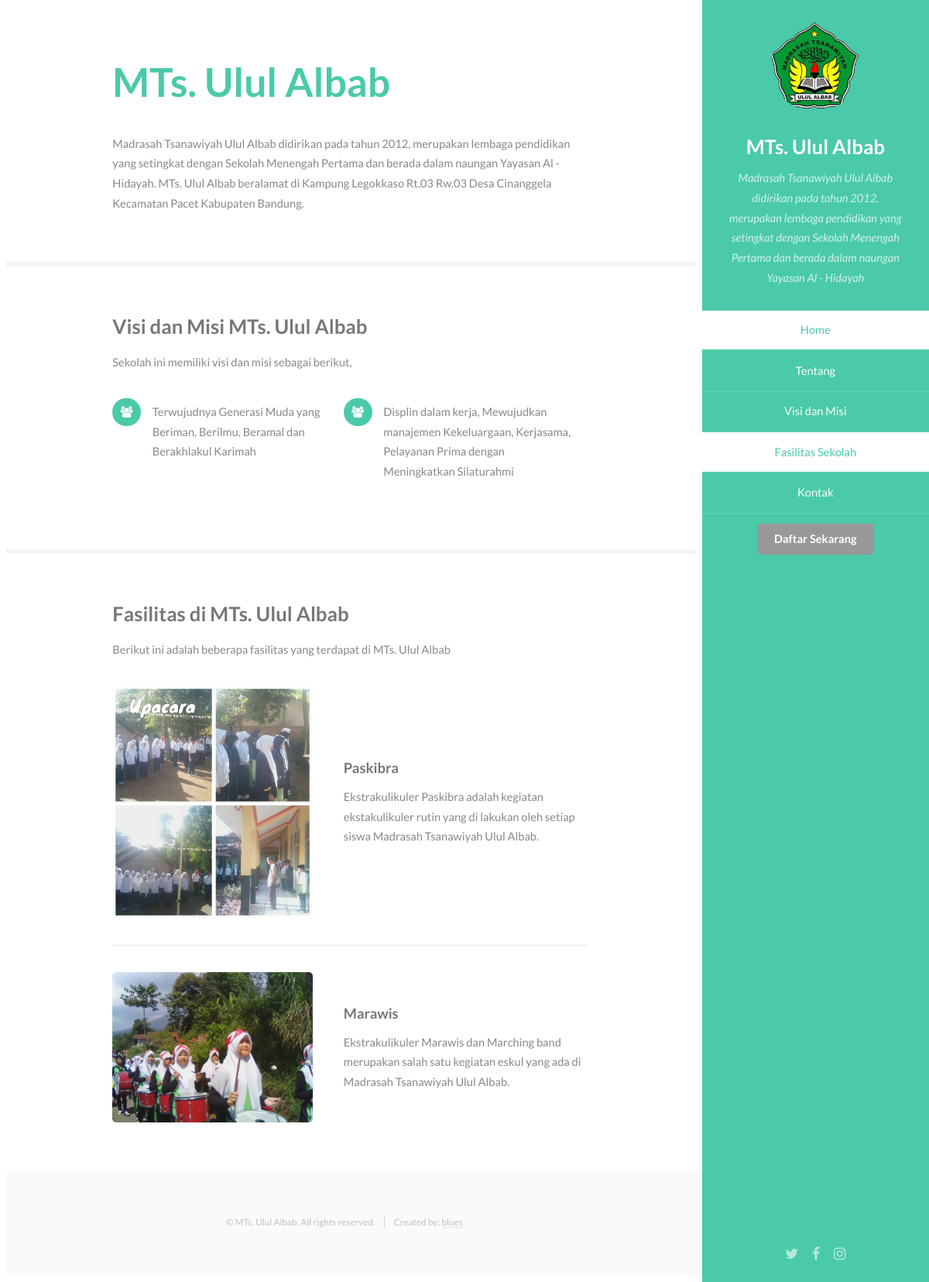
The page / on the database its author committed.
### tables this page shows
CREATE TABLE `tpdb_web_head` (
  `id` int(2) NOT NULL,
  `deskripsi` text NOT NULL,
  `foto` varchar(5000) NOT NULL
);

CREATE TABLE `tpdb_web_tentang` (
  `id` int(2) NOT NULL,
  `judul` varchar(50) NOT NULL,
  `tentang` text NOT NULL
);

CREATE TABLE `tpdb_web_visimisi` (
  `id` int(15) NOT NULL,
  `visi_misi` text NOT NULL
);

CREATE TABLE `tpdb_web_fasilitas` (
  `id` int(10) NOT NULL,
  `nama_fasilitas` varchar(20) NOT NULL,
  `deskripsi_fasilitas` text NOT NULL,
  `gambar` varchar(5000) NOT NULL
);

### mainweb/properti/head-nav.php (called while the page is built, shortened)
<?php
$perintah="SELECT * FROM tpdb_web_head";
$query=mysqli_query($koneksi,$perintah)or die ("Gagal melakukan koneksi".mysqli_error());
$head=mysqli_fetch_array($query);
?>

### mainweb/properti/tentang.php (called while the page is built, shortened)
<?php
$perintah="SELECT * FROM tpdb_web_tentang";
$query=mysqli_query($koneksi,$perintah)or die
("Gagal melakukan koneksi".mysqli_error());
$ten=mysqli_fetch_array($query);
?>

### mainweb/properti/visimisi.php (called while the page is built)
<?php
$perintah="SELECT * FROM tpdb_web_visimisi";
$query=mysqli_query($koneksi,$perintah)or die ("Gagal melakukan koneksi".mysqli_error());
?>

### mainweb/properti/fasilitas.php (called while the page is built)
<?php
$perintah="SELECT * FROM tpdb_web_fasilitas";
$query2=mysqli_query($koneksi,$perintah)or die ("Gagal melakukan koneksi".mysqli_error());
?>

### mainweb/home.php (the view)
<div id="wrapper">
<div id="main">
<section id="tentang">
<div class="container">
<header class="major">
<h2><?php echo "$ten[judul]"; ?></h2>
</header>
<p><?php echo "$ten[tentang]"; ?></p>
</div>
</section>
<section id="visimisi">
<div class="container">
<h3>Visi dan Misi <?php echo "$ten[judul]"; ?></h3>
<p>Sekolah ini memiliki visi dan misi sebagai berikut,</p>
<ul class="feature-icons">
<?php while($vis=mysqli_fetch_array($query)){ ?>
<li class="fa-users"><?php echo $vis['visi_misi'];?></li>
<?php }?>
</ul>
</div>
</section>
<section id="fasilitas">
<div class="container">
<h3>Fasilitas di <?php echo "$ten[judul]"; ?></h3>
<p>Berikut ini adalah beberapa fasilitas yang terdapat di <?php echo "$ten[judul]";?></p>
<div class="features">
<?php while($fas=mysqli_fetch_array($query2)){ ?>
<article>
<a href="#" class="image"><img src="images/fasilitas/<?php echo "$fas[gambar]"; ?>" alt="logo" /></a>
<div class="inner">
<h4><?php echo "$fas[nama_fasilitas]"; ?></h4>
<p><?php echo "$fas[deskripsi_fasilitas]"; ?></p>
</div>
</article>
<?php }?>
</div></div></section>
</div>
</div>

### mainweb/head.php (shortened to what this page needs)
<?php
include('koneksi.php');
include('properti/head-nav.php');
include('properti/tentang.php');
include('properti/visimisi.php');
include('properti/fasilitas.php');
?>
<html>
	<head>

### mainweb/css.php (shortened to what this page needs)
	<link rel="stylesheet" href="assets/css/main.css" />
</head>

### mainweb/navi.php
<body>
<section id="header">
<header>
<span class="image avatar"><img src="images/head/<?php echo "$head[foto]"; ?>" alt="logo" /></span>
<h1 id="logo"><a href="home"><?php echo "$ten[judul]"; ?></a></h1>
<p><?php echo "$head[deskripsi]";?></p>
</header>
<nav id="nav">
<ul>
<li><a href="home" class="active">Home</a></li>
<li><a href="#tentang">Tentang</a></li>
<li><a href="#visimisi">Visi dan Misi</a></li>
<li><a href="#fasilitas">Fasilitas Sekolah</a></li>
<li><a href="kontak#kontak">Kontak</a></li>
<li><a href="ppdb/home"><input type="submit" class="default" value="Daftar Sekarang" /></a>
</ul>
</nav>
<footer>
<ul class="icons">
<li><a href="#" class="icon fa-twitter"><span class="label">Twitter</span></a></li>
<li><a href="#" class="icon fa-facebook"><span class="label">Facebook</span></a></li>
<li><a href="#" class="icon fa-instagram"><span class="label">Instagram</span></a></li>
</ul>
</footer>
</section>

### index.php (shortened to what this page needs)
<?php
include('mainweb/head.php');
include('mainweb/css.php');
include('mainweb/navi.php');
?>
<?php
$main=(isset($_GET['halaman']))?$_GET['halaman']:"main";
switch ($main) {
	case'main':
	default:include"mainweb/home.php";
}
?>
<?php
include('mainweb/footer.php');
?>

### mainweb/footer.php (shortened to what this page needs)
					<section id="footer">
						<div class="container">
							<ul class="copyright">
								<li>&copy; <?php echo "$ten[judul]"; ?>. All rights reserved.</li><li>Created by: <a href="http://www.mtsululalbab.com" target="_blank">blues</a></li>
							</ul>
						</div>
					</section>
	</body>
</html>

### rows shown on the page
tpdb_web_head: foto (picture), deskripsi "Madrasah Tsanawiyah Ulul Albab didirikan pada tahun 2012, merupakan lembaga pendidikan yang setingkat dengan Sekolah Menengah Pertama dan berada dalam naungan Yayasan Al - Hidayah"
tpdb_web_tentang: judul "MTs. Ulul Albab", tentang "Madrasah Tsanawiyah Ulul Albab didirikan pada tahun 2012, merupakan lembaga pendidikan yang setingkat dengan Sekolah Menengah Pertama dan berada dalam naungan Yayasan Al - Hidayah. MTs. Ulul Albab beralamat di Kampung Legokkaso Rt.03 Rw.03 Desa Cinanggela Kecamatan Pacet Kabupaten Bandung."
tpdb_web_visimisi: visi_misi "Terwujudnya Generasi Muda yang Beriman, Berilmu, Beramal dan Berakhlakul Karimah"
tpdb_web_visimisi: visi_misi "Displin dalam kerja, Mewujudkan manajemen Kekeluargaan, Kerjasama, Pelayanan Prima dengan Meningkatkan Silaturahmi"
tpdb_web_fasilitas: gambar (picture), nama_fasilitas "Paskibra", deskripsi_fasilitas "Ekstrakulikuler Paskibra adalah kegiatan ekstakulikuler rutin yang di lakukan oleh setiap siswa Madrasah Tsanawiyah Ulul Albab."
tpdb_web_fasilitas: gambar (picture), nama_fasilitas "Marawis", deskripsi_fasilitas "Ekstrakulikuler Marawis dan Marching band merupakan salah satu kegiatan eskul yang ada di Madrasah Tsanawiyah Ulul Albab."
